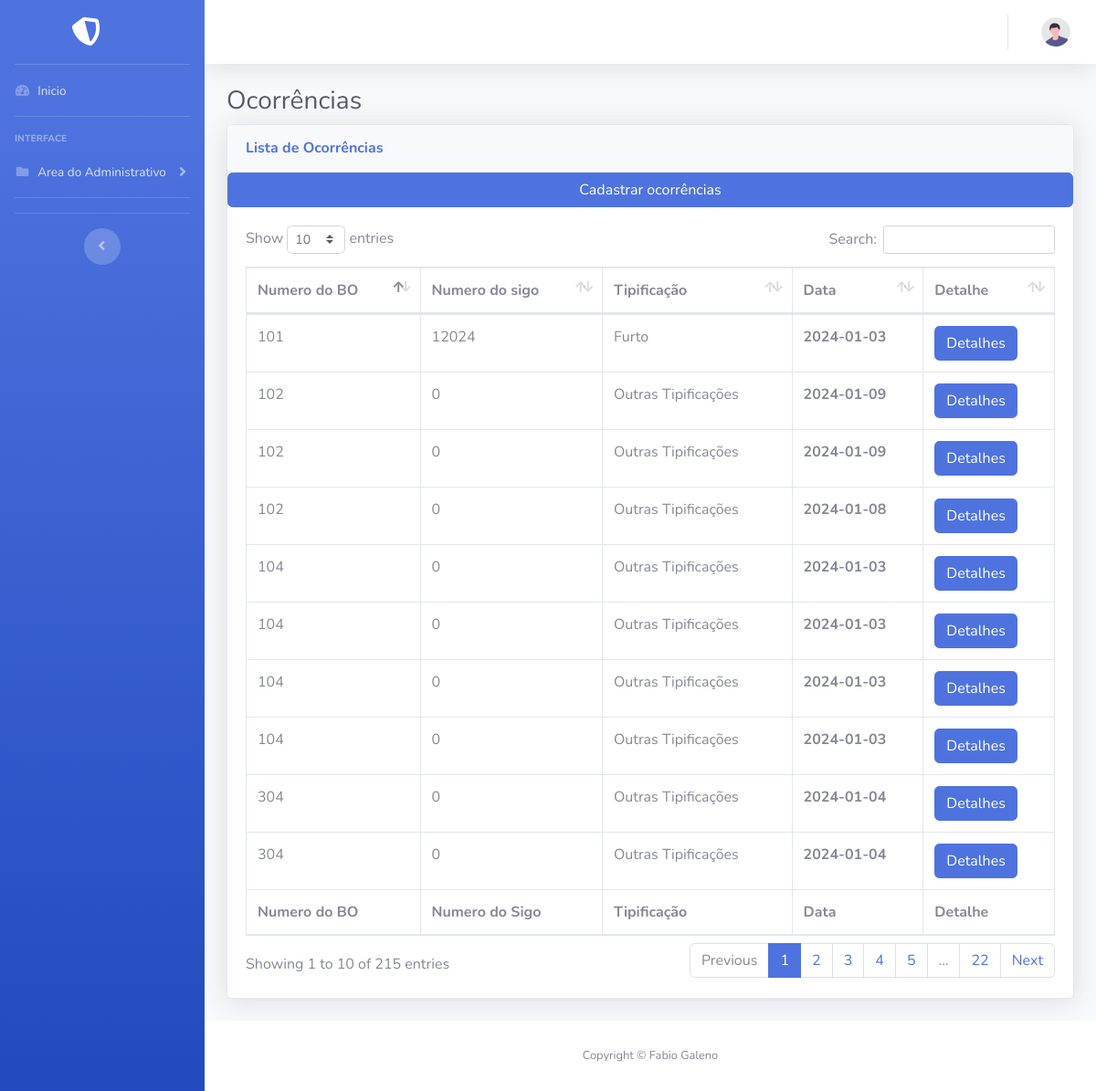
The app's page /ocorrencias.php with its own data.
### tables this page shows
CREATE TABLE `ranking` (
  `id_ranking` int(10) NOT NULL,
  `matricula` int(10) NOT NULL,
  `miker_Bo` bigint(20) DEFAULT NULL,
  `sigo_ocorrencia` int(30) DEFAULT NULL,
  `tipificacao_crime` varchar(30) DEFAULT NULL,
  `dia_mes` date DEFAULT NULL,
  `endereco_ocorrencia` varchar(30) DEFAULT NULL,
  `bairro_ocorrencia` varchar(30) DEFAULT NULL,
  `cidade_ocorrencia` varchar(30) DEFAULT NULL
);

### ocorrencias.php (the view, shortened to what this page needs)
<?php
    include("conexao/conexao.php");
?>
<!DOCTYPE html>
<html lang="pt-br">
<head>
    <link href="vendor/fontawesome-free/css/all.min.css" rel="stylesheet" type="text/css">
    <link href="css/sb-admin-2.min.css" rel="stylesheet">
    <link href="vendor/datatables/dataTables.bootstrap4.min.css" rel="stylesheet">
</head>
<body id="page-top">
    <div id="wrapper">
        <ul class="navbar-nav bg-gradient-primary sidebar sidebar-dark accordion" id="accordionSidebar">
            <a class="sidebar-brand d-flex align-items-center justify-content-center" href="home.php">
                <div class="sidebar-brand-icon rotate-n-15">
                <i class="fas fa-shield-alt"></i>
                </div>
            </a>
            <hr class="sidebar-divider my-0">
            <li class="nav-item">
                <a class="nav-link" href="home.php">
                    <i class="fas fa-fw fa-tachometer-alt"></i>
                    <span>Inicio</span></a>
            </li>
            <hr class="sidebar-divider">
            <div class="sidebar-heading">
                Interface
            </div>
            <li class="nav-item">
                <a class="nav-link collapsed" href="#" data-toggle="collapse" data-target="#collapseTwo"
                    aria-expanded="true" aria-controls="collapseTwo">
                    <i class="fas fa-fw fa-folder"></i>
                    <span>Area do Administrativo</span>
                </a>
            </li>
            <hr class="sidebar-divider">
            <hr class="sidebar-divider d-none d-md-block">
            <div class="text-center d-none d-md-inline">
                <button class="rounded-circle border-0" id="sidebarToggle"></button>
            </div>
        </ul>
        <div id="content-wrapper" class="d-flex flex-column">
            <div id="content">
                <nav class="navbar navbar-expand navbar-light bg-white topbar mb-4 static-top shadow">
                    <ul class="navbar-nav ml-auto">
                        <li class="nav-item dropdown no-arrow">
                            <a class="nav-link dropdown-toggle" href="#" id="userDropdown" role="button"
                                data-toggle="dropdown" aria-haspopup="true" aria-expanded="false">
                                <img class="img-profile rounded-circle"
                                    src="img/undraw_profile.svg">
                            </a>
                        </li>
                    </ul>
                </nav>
                <div class="container-fluid">
                    <h1 class="h3 mb-2 text-gray-800">Ocorrências</h1>
                    <div class="card shadow mb-4">
                        <div class="card-header py-3">
                            <h6 class="m-0 font-weight-bold text-primary">Lista de Ocorrências</h6>
                        </div>
                        <a class="btn btn-primary" href="cadastroBo.php" type="button">Cadastrar ocorrências</a>
                        <div class="card-body">
                            <div class="table-responsive">
                                <table class="table table-bordered" id="dataTable" width="100%" cellspacing="0">
                                    <thead>
                                        <tr>
                                            <th>Numero do BO</th>
                                            <th>Numero do sigo</th>
                                            <th>Tipificação</th>
                                            <th>Data</th>
                                            <th>Detalhe</th>
                                        </tr>
                                    </thead>
                                    <tfoot>
                                        <tr>
                                            <th>Numero do BO</th>
                                            <th>Numero do Sigo</th>
                                            <th>Tipificação</th>
                                            <th>Data</th>
                                            <th>Detalhe</th>
                                        </tr>
                                    </tfoot>
                                    <tbody>
                                        <?php
                                                $sqlAtual = "SELECT * FROM ranking GROUP BY id_ranking ORDER BY 4 DESC";
                                                $result = mysqli_query($conn, $sqlAtual);
                                                        while($row = mysqli_fetch_assoc($result)){
                                                            $id = $row['id_ranking'];
                                                            $numeBO = $row['miker_Bo'];
                                                            $sigoBO = $row['sigo_ocorrencia'];
                                                            $tipificacao = $row['tipificacao_crime'];
                                                            $dia = $row['dia_mes'];
                                                            switch($tipificacao){
                                                                case 1:
                                                                    $tipificacao = "Furto";
                                                                    break;
                                                                case 2:
                                                                    $tipificacao = "roubo";
                                                                    break;
                                                                case 3:
                                                                    $tipificacao = "Receptação";
                                                                    break;
                                                                case 4:
                                                                    $tipificacao = "Arma de fogo";
                                                                    break;
                                                                case 6:
                                                                    $tipificacao = "Entorpecentes";
                                                                    break;
                                                                case 7:
                                                                    $tipificacao = "Veiculo Recuperado";
                                                                    break;
                                                                case 9:
                                                                    $tipificacao = "Foragido";
                                                                    break;
                                                                case 10:
                                                                    $tipificacao = "Outras Tipificações";
                                                            }
                                                            echo "<tr>";
                                                            echo "<td>".$numeBO."</td>";
                                                            echo "<td>".$sigoBO."</td>";
                                                            echo "<td>".$tipificacao."</td>";
                                                            echo "<td><strong>".$dia."</td>";
                                        ?>
                                                            <th>
                                                                <a href="detalheOcorrencias.php?detalheOcorrencia=<?php echo $id;?>" class="btn btn-primary ">Detalhes</a>
                                                            </th>
                                        <?php
                                                            echo "</tr>";
                                                        }
                                        ?>
                                    </tbody>
                                </table>
                            </div>
                        </div>
                    </div>
                </div>
            </div>
            <footer class="sticky-footer bg-white">
                <div class="container my-auto">
                    <div class="copyright text-center my-auto">
                        <span>Copyright &copy; Fabio Galeno</span>
                    </div>
                </div>
            </footer>
        </div>
    </div>
</body>
</html>

### records on screen
ranking: miker_Bo "101", sigo_ocorrencia "12024", tipificacao_crime "Furto", dia_mes "2024-01-03"
ranking: miker_Bo "104", sigo_ocorrencia "0", tipificacao_crime "Outras Tipificações", dia_mes "2024-01-03"
ranking: miker_Bo "104", sigo_ocorrencia "0", tipificacao_crime "Outras Tipificações", dia_mes "2024-01-03"
ranking: miker_Bo "104", sigo_ocorrencia "0", tipificacao_crime "Outras Tipificações", dia_mes "2024-01-03"
ranking: miker_Bo "104", sigo_ocorrencia "0", tipificacao_crime "Outras Tipificações", dia_mes "2024-01-03"
ranking: miker_Bo "102", sigo_ocorrencia "0", tipificacao_crime "Outras Tipificações", dia_mes "2024-01-09"
ranking: miker_Bo "102", sigo_ocorrencia "0", tipificacao_crime "Outras Tipificações", dia_mes "2024-01-09"
ranking: miker_Bo "102", sigo_ocorrencia "0", tipificacao_crime "Outras Tipificações", dia_mes "2024-01-08"
ranking: miker_Bo "304", sigo_ocorrencia "0", tipificacao_crime "Outras Tipificações", dia_mes "2024-01-04"
ranking: miker_Bo "304", sigo_ocorrencia "0", tipificacao_crime "Outras Tipificações", dia_mes "2024-01-04"
